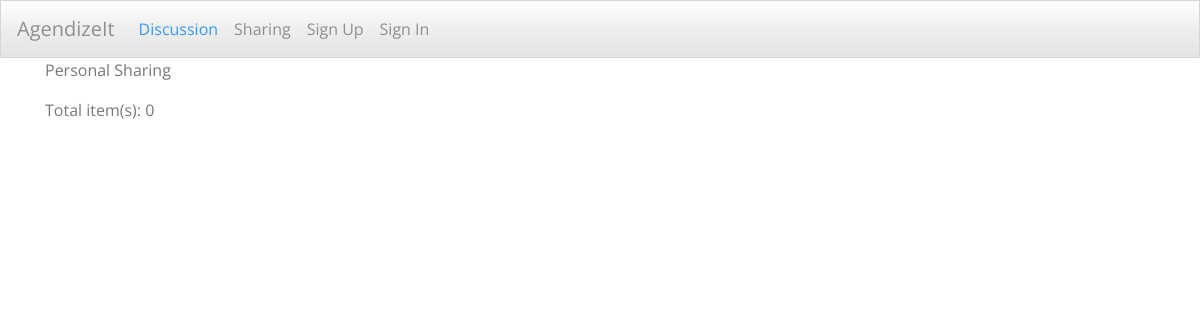
The app's page /sharing/, older data.
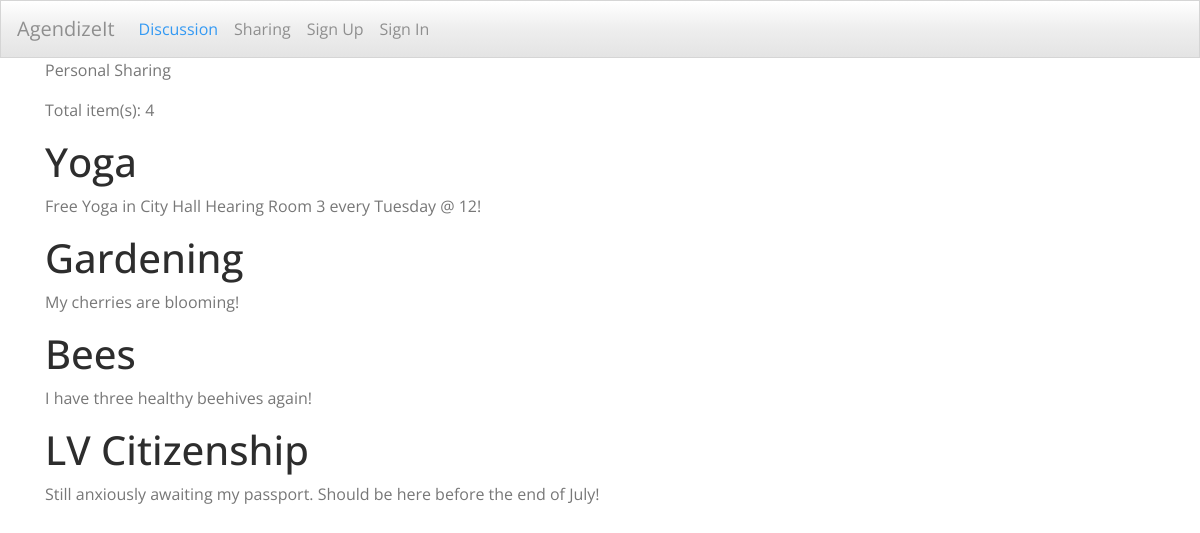
The same page, newer data.
### meetingdiscuss/models.py (models this page shows)
class SharingItem(models.Model):
    topic = models.CharField(max_length=150)
    text = models.TextField()
    image = models.FileField(upload_to='share_images/', null=True, blank=True)

### meetingdiscuss/views.py (the view)
# urls.py: path("sharing/", views.sharing),
def sharing(request):
    sitems = SharingItem.objects.all()
    context = {
        'sitems': sitems,
    }
    print(context)
    return render(request, "sharing.html", context)

### meetingdiscuss/templates/sharing.html
{% extends "base.html" %}
{% block content %}
<p>Personal Sharing</p>
<p>Total item(s): {{ sitems|length }}</p>
{% for sitem in sitems %}
    <h1>{{ sitem.topic }}</h1>
    <p>{{ sitem.text}}</p>
{% endfor %}
{% endblock content %}

### agendizeit/templates/base.html (shortened to what this page needs)
{% load static i18n %}<!DOCTYPE html>
<html lang="en">
  <head>
    {% block css %}
    <link href="https://stackpath.bootstrapcdn.com/bootswatch/4.1.1/spacelab/bootstrap.min.css" rel="stylesheet">
    <link href="{% static 'css/project.css' %}" rel="stylesheet">
    {% endblock %}
  </head>
  <body>
    <div class="m-b-1">
      <nav class="navbar navbar-expand-md navbar-light bg-light">
        <a class="navbar-brand" href="/home/">AgendizeIt</a>
        <div class="collapse navbar-collapse" id="navbarSupportedContent">
          <ul class="navbar-nav mr-auto">
            <li class="nav-item active">
              <a class="nav-link" href="/discussion/">Discussion <span class="sr-only">(current)</span></a>
            </li>
            <li class="nav-item">
              <a class="nav-link" href="/sharing/">Sharing</a>
            </li>
            {% if request.user.is_authenticated %}
              <li class="nav-item">
                <a class="nav-link" href="{% url 'users:detail' request.user.username  %}">{% trans "My Profile" %}</a>
              </li>
              <li class="nav-item">
                <a class="nav-link" href="{% url 'account_logout' %}">{% trans "Sign Out" %}</a>
              </li>
            {% else %}
              <li class="nav-item">
                <a id="sign-up-link" class="nav-link" href="{% url 'account_signup' %}">{% trans "Sign Up" %}</a>
              </li>
              <li class="nav-item">
                <a id="log-in-link" class="nav-link" href="{% url 'account_login' %}">{% trans "Sign In" %}</a>
              </li>
            {% endif %}
          </ul>
        </div>
      </nav>
    </div>
    <div class="container">
      {% block content %}{% endblock content %}
    </div>
  </body>
</html>

Row changes from the older to the newer data that the page shows:
added SharingItem: topic "Yoga", text "Free Yoga in City Hall Hearing Room 3 every Tuesday @ 12!"
added SharingItem: topic "Gardening", text "My cherries are blooming!"
added SharingItem: topic "Bees", text "I have three healthy beehives again!"
added SharingItem: topic "LV Citizenship", text "Still anxiously awaiting my passport. Should be here before the end of July!"
Text that changed along with them:
{{ sitems|length }}: "0" → "4"
